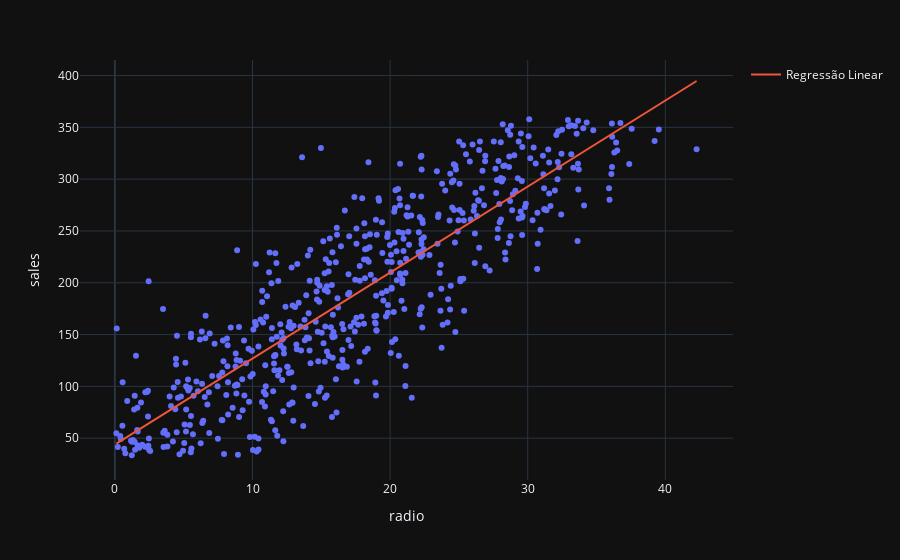

This figure's notebook cell:
### Code cell
fig.add_trace(go.Scatter(x=data.radio, y=b0 + data.radio*b1, mode="lines", name="Regressão Linear"))

### Figure 1 — Plotly figure (JSON) as saved in the notebook; plotly's stock layout.template omitted (floating-point values rounded to 4 significant figures; data arrays with more than 128 entries replaced by an {"elided": "..."} marker saying what was removed)
{"data": [{"hovertemplate": "radio=%{x}<br>sales=%{y}<extra></extra>", "legendgroup": "", "marker": {"color": "#636efa", "symbol": "circle"}, "mode": "markers", "name": "", "orientation": "v", "showlegend": false, "type": "scatter", "x": {"elided": "572 float values"}, "xaxis": "x", "y": {"elided": "572 float values"}, "yaxis": "y"}, {"mode": "lines", "name": "Regressão Linear", "type": "scatter", "x": {"elided": "572 float values"}, "y": {"elided": "572 float values"}}], "layout": {"legend": {"tracegroupgap": 0}, "margin": {"t": 60}, "xaxis": {"anchor": "y", "domain": [0, 1], "title": {"text": "radio"}}, "yaxis": {"anchor": "x", "domain": [0, 1], "title": {"text": "sales"}}}}
